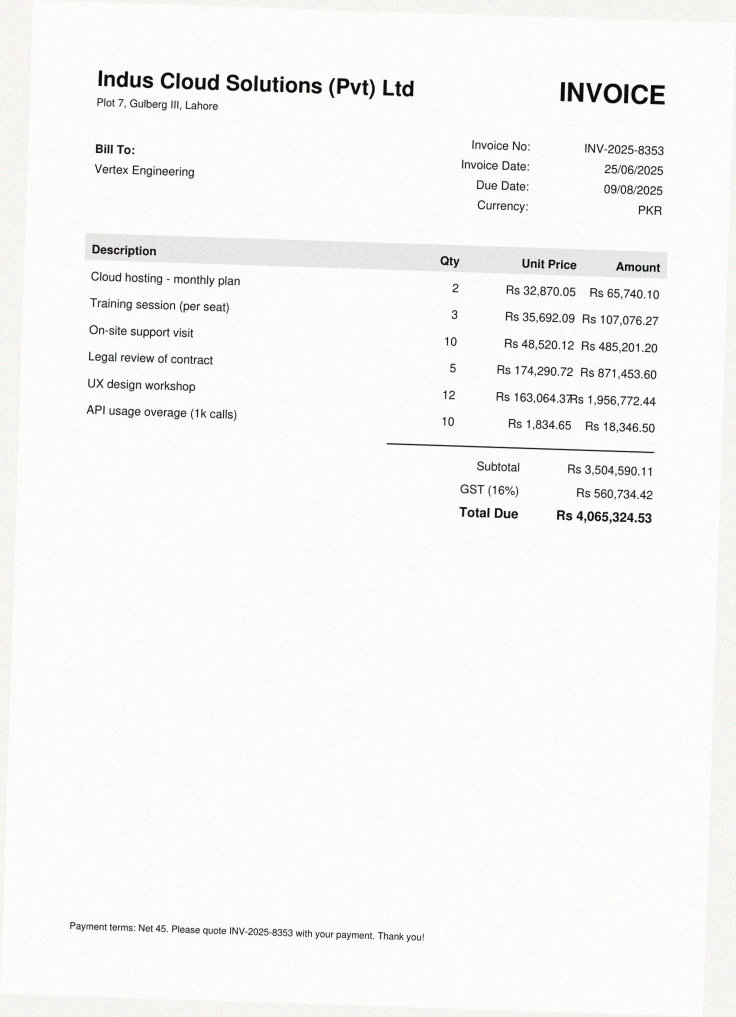
#> input picture examples/invoice_scanned.jpg, 1472 x 2034 px (shown at 1/2 size)
$ python -i preprocess.py   (imports and definitions only)
#> lines starting #> are read from the running program, lines starting #| are printed output that depends on the picture; after the words box and inside, x2 and y2 are one past the last pixel; in counts of white or black regions, pixels touching at a corner belong together
"""OpenCV pre-processing for scanned pages: upscale, denoise and deskew."""

from __future__ import annotations

from dataclasses import dataclass, field

import cv2
import numpy as np

_MIN_OCR_WIDTH = 1400
_MAX_SKEW_DEG = 8.0


@dataclass
class Preprocessed:
    """`ocr_image` is fed to OCR; `display_image` is what users see (same geometry / `scale`)."""

    ocr_image: np.ndarray
    display_image: np.ndarray
    scale: float
    steps: list[str] = field(default_factory=list)


def estimate_skew(gray: np.ndarray) -> float:
    """Estimate text skew in degrees with a projection-profile search (robust to borders)."""
    small_w = 800
    factor = small_w / gray.shape[1] if gray.shape[1] > small_w else 1.0
    small = cv2.resize(gray, None, fx=factor, fy=factor, interpolation=cv2.INTER_AREA)
    _, binary = cv2.threshold(small, 0, 255, cv2.THRESH_BINARY_INV + cv2.THRESH_OTSU)
    h, w = binary.shape
    centre = (w / 2, h / 2)

    def score(angle: float) -> float:
        matrix = cv2.getRotationMatrix2D(centre, angle, 1.0)
        rotated = cv2.warpAffine(binary, matrix, (w, h), flags=cv2.INTER_NEAREST, borderValue=0)
        profile = rotated.sum(axis=1, dtype=np.float64)
        return float(np.var(profile))

    coarse = max(np.arange(-_MAX_SKEW_DEG, _MAX_SKEW_DEG + 0.01, 1.0), key=score)
    fine = max(np.arange(coarse - 1.0, coarse + 1.01, 0.1), key=score)
    return round(float(fine), 2)


def rotate(image: np.ndarray, angle: float) -> np.ndarray:
    h, w = image.shape[:2]
    matrix = cv2.getRotationMatrix2D((w / 2, h / 2), angle, 1.0)
    border = (255, 255, 255) if image.ndim == 3 else 255
    return cv2.warpAffine(
        image,
        matrix,
        (w, h),
        flags=cv2.INTER_CUBIC,
        borderMode=cv2.BORDER_CONSTANT,
        borderValue=border,
    )


def noise_level(gray: np.ndarray) -> float:
    """Rough noise estimate: mean absolute difference from a median-filtered copy."""
    return float(np.mean(cv2.absdiff(gray, cv2.medianBlur(gray, 3))))


def preprocess(image_rgb: np.ndarray) -> Preprocessed:
    """Clean a page image for OCR. Steps are only applied when they are likely to help."""
    steps: list[str] = []
    display = image_rgb
    gray = cv2.cvtColor(image_rgb, cv2.COLOR_RGB2GRAY)

    angle = estimate_skew(gray)
    if abs(angle) >= 0.3:
        display = rotate(display, angle)
        gray = rotate(gray, angle)
        steps.append(f"deskew({angle:+.1f}deg)")

    scale = 1.0
    if gray.shape[1] < _MIN_OCR_WIDTH:
        scale = _MIN_OCR_WIDTH / gray.shape[1]
        gray = cv2.resize(gray, None, fx=scale, fy=scale, interpolation=cv2.INTER_CUBIC)
        steps.append(f"upscale(x{scale:.2f})")

    if noise_level(gray) > 4.0:
        gray = cv2.fastNlMeansDenoising(gray, None, h=15, templateWindowSize=7, searchWindowSize=21)
        steps.append("denoise")

    return Preprocessed(
        ocr_image=cv2.cvtColor(gray, cv2.COLOR_GRAY2RGB),
        display_image=display,
        scale=scale,
        steps=steps,
    )

>>> import cv2
>>> picture = cv2.cvtColor(cv2.imread('../../../examples/invoice_scanned.jpg'), cv2.COLOR_BGR2RGB)
>>> result = preprocess(picture)
#> in estimate_skew, `_, binary = cv2.threshold(small, 0, 255, cv2.THRESH_BINARY_INV + cv2.T..`:
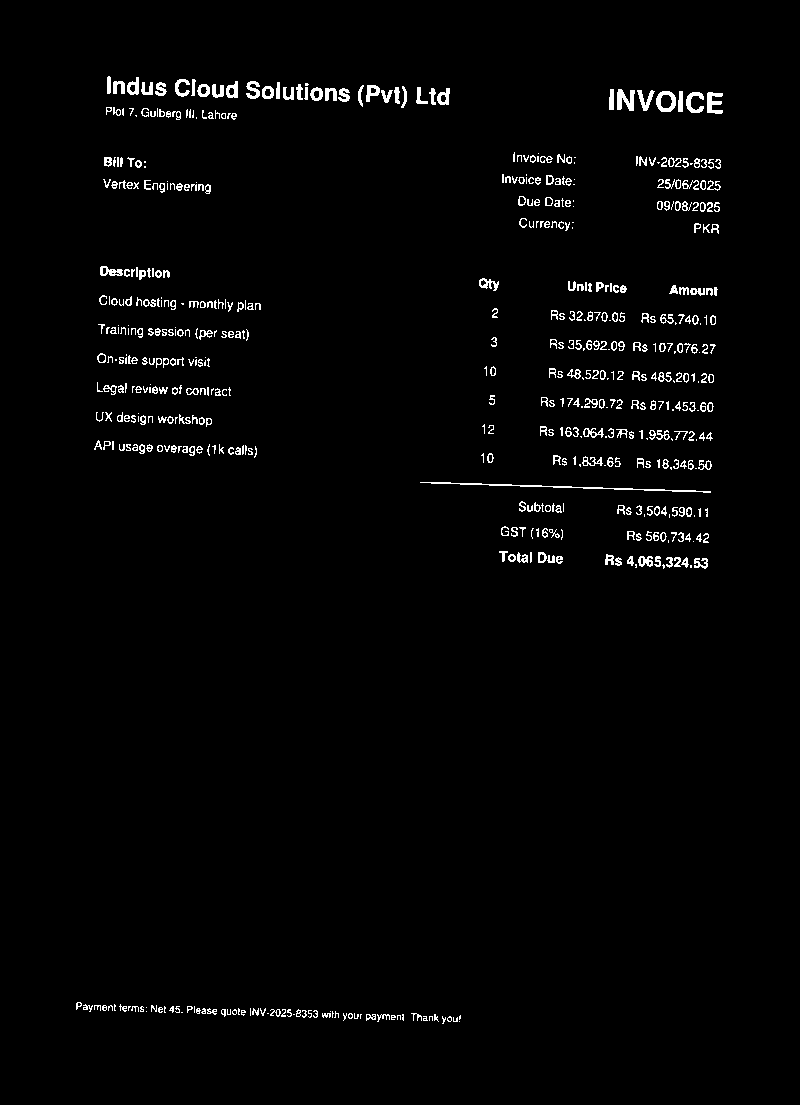
#> binary: shape (1105, 800); 2% white in thin lines or dots, all inside (x1, y1, x2, y2) = (76, 76, 723, 1024)
#> in score, `profile = rotated.sum(axis=1, dtype=np.float64)`: profile = 1105 values, max 20400 at index 86, min 0 at index 0, mean 4097.8
#> in estimate_skew, `coarse = max(np.arange(-_MAX_SKEW_DEG, _MAX_SKEW_DEG + 0.01, 1.0), key..`: coarse = 2
#> in score (call 35), `matrix = cv2.getRotationMatrix2D(centre, angle, 1.0)`: matrix = [[0.999, 0.0471, -25.58], [-0.0471, 0.999, 19.46]]
#> in score (call 35), `rotated = cv2.warpAffine(binary, matrix, (w, h), flags=cv2.INTER_NEARE..`:
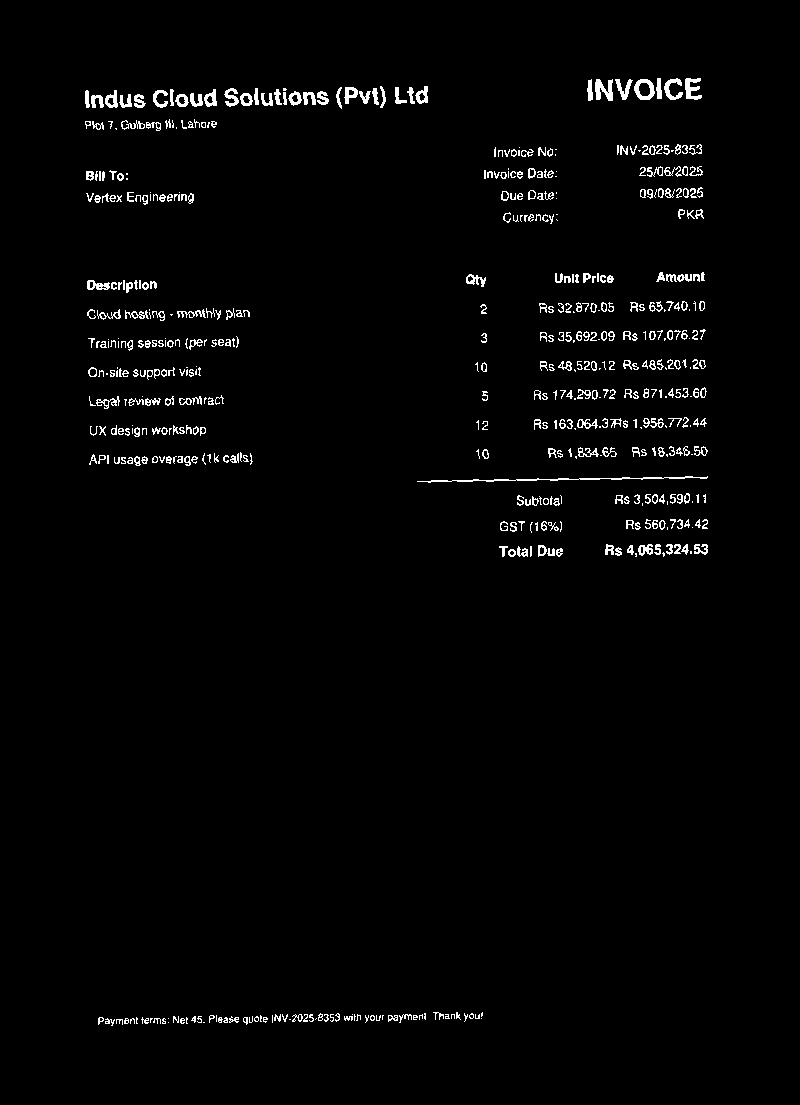
#> rotated: shape (1105, 800); 2% white in thin lines or dots, all inside (x1, y1, x2, y2) = (85, 78, 708, 1026)
#> in score (call 35), `profile = rotated.sum(axis=1, dtype=np.float64)`: profile = 1105 values, max 64005 at index 96, min 0 at index 0, mean 4096.4
#> in score (call 36), `matrix = cv2.getRotationMatrix2D(centre, angle, 1.0)`: matrix = [[0.999, 0.0488, -26.51], [-0.0488, 0.999, 20.2]]
#> in score (call 36), `rotated = cv2.warpAffine(binary, matrix, (w, h), flags=cv2.INTER_NEARE..`:
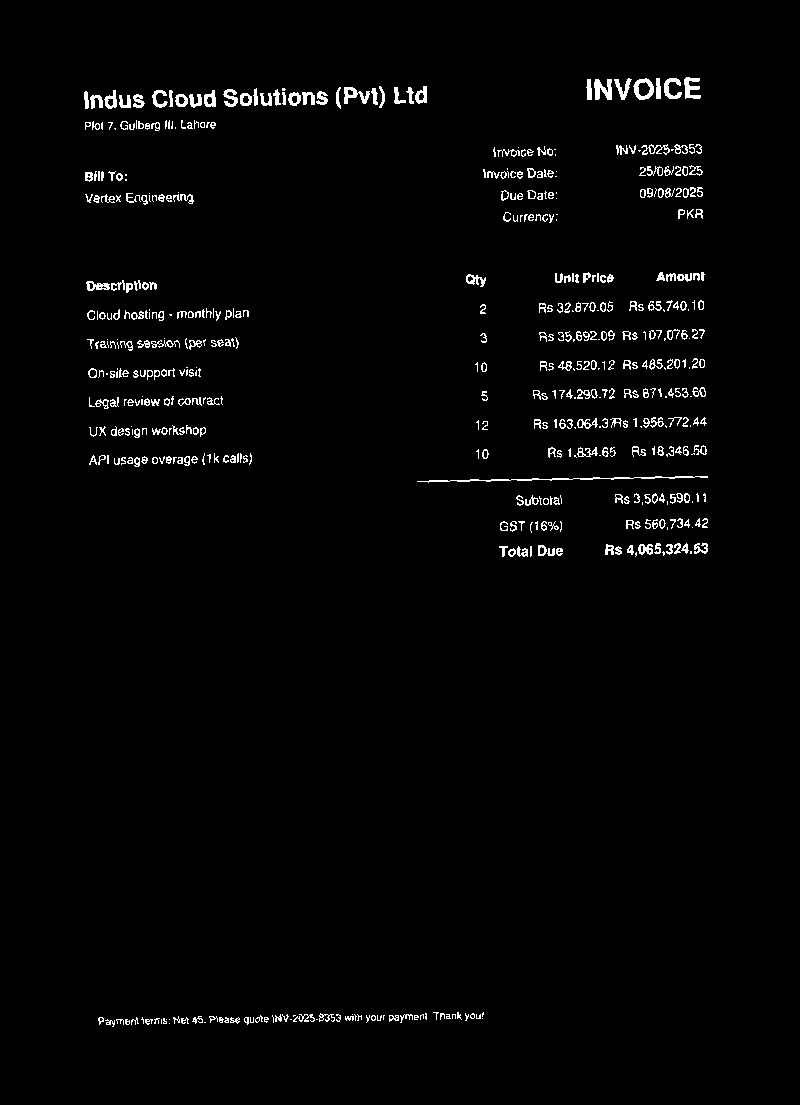
#> rotated: shape (1105, 800); 2% white in thin lines or dots, all inside (x1, y1, x2, y2) = (84, 77, 708, 1027)
#> in score (call 36), `profile = rotated.sum(axis=1, dtype=np.float64)`: profile = 1105 values, max 62985 at index 96, min 0 at index 0, mean 4094.3
#> in score (call 37), `matrix = cv2.getRotationMatrix2D(centre, angle, 1.0)`: matrix = [[0.999, 0.0506, -27.44], [-0.0506, 0.999, 20.94]]
#> in score (call 37), `rotated = cv2.warpAffine(binary, matrix, (w, h), flags=cv2.INTER_NEARE..`:
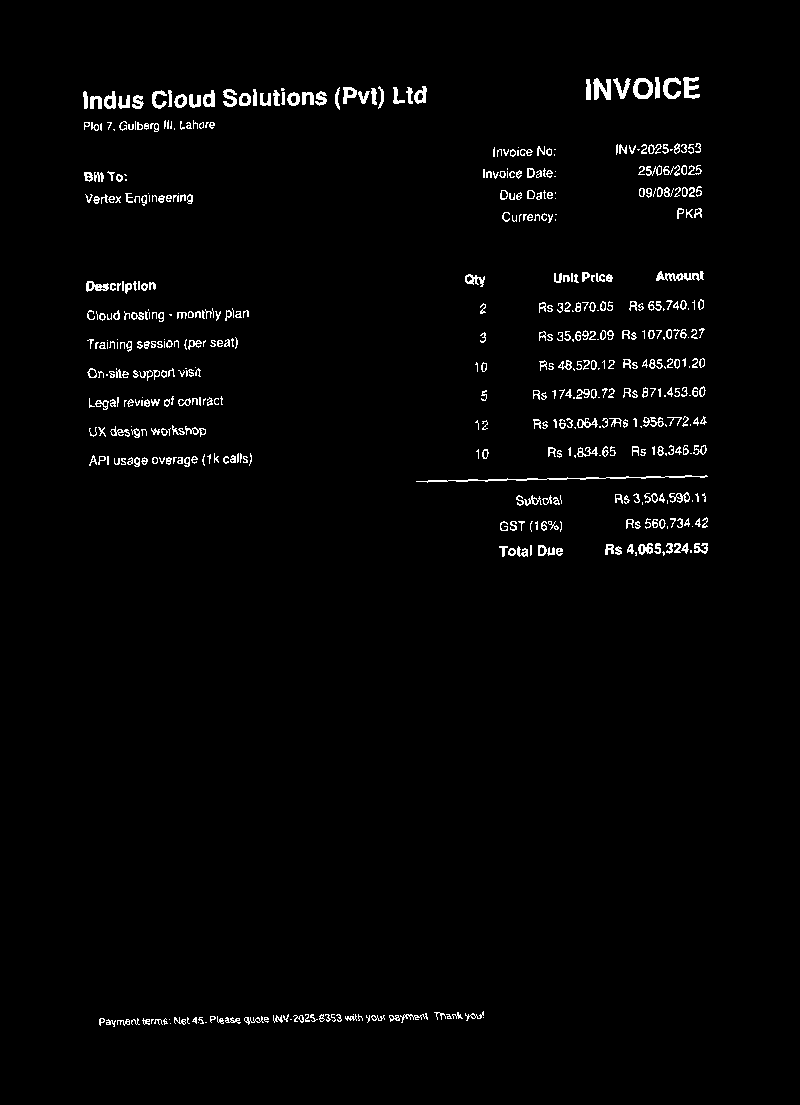
#> rotated: shape (1105, 800); 2% white in thin lines or dots, all inside (x1, y1, x2, y2) = (83, 77, 708, 1027)
#> in score (call 37), `profile = rotated.sum(axis=1, dtype=np.float64)`: profile = 1105 values, max 61455 at index 96, min 0 at index 0, mean 4098.2
#> in estimate_skew, `fine = max(np.arange(coarse - 1.0, coarse + 1.01, 0.1), key=score)`: fine = 1.9
#> in rotate, `matrix = cv2.getRotationMatrix2D((w / 2, h / 2), angle, 1.0)`: matrix = [[0.999, 0.0332, -33.31], [-0.0332, 0.999, 24.96]]
#> in rotate, `return cv2.warpAffine( image, matrix, (w, h), flags=cv2.INTER_CUBIC, b..`:
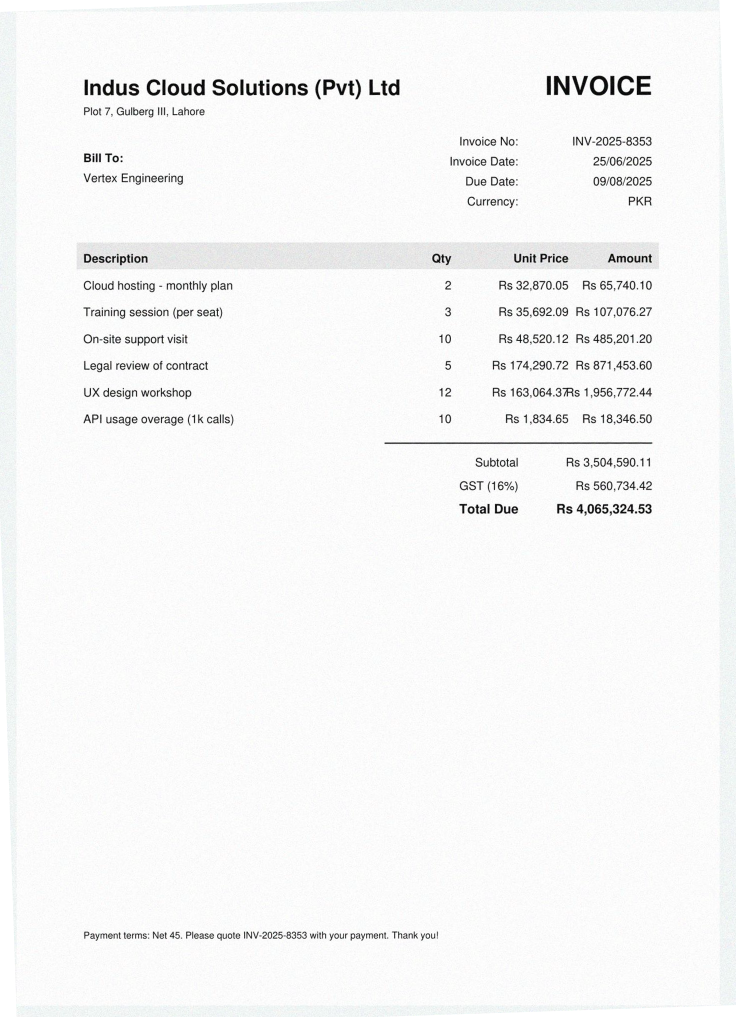
#> returned value: shape (2034, 1472, 3) (shown at 1/2 size); mean of channels 0, 1, 2 246.5, 246.5, 246.3; drawn as B, G, R

$ run again, on examples/receipt_scanned.jpg
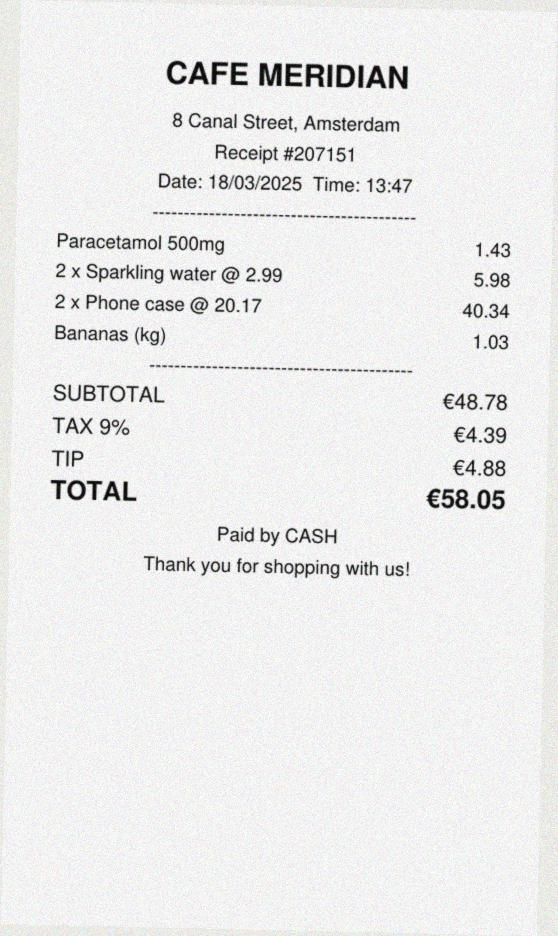
#> input picture examples/receipt_scanned.jpg, 558 x 936 px
#> in estimate_skew, `_, binary = cv2.threshold(small, 0, 255, cv2.THRESH_BINARY_INV + cv2.T..`:
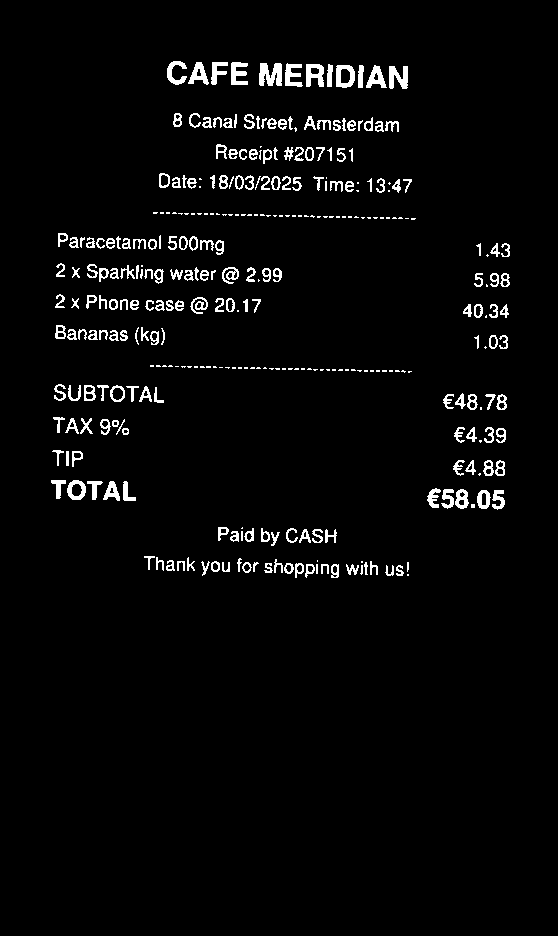
#> binary: shape (936, 558); 3.3% white; 329 white regions (110 under 20 px), largest, box (x1, y1, x2, y2) and area: (259, 63, 282, 86) 399, (389, 66, 408, 89) 301, (306, 64, 324, 87) 288
#> rotated: shape (936, 558); 3.3% white in thin lines or dots, all inside (x1, y1, x2, y2) = (51, 50, 539, 593)
#> profile = 936 values, max 23715 at index 81, min 0 at index 0, mean 4663
#> rotated: shape (936, 558); 3.3% white in thin lines or dots, all inside (x1, y1, x2, y2) = (51, 51, 535, 591)
#> rotated: shape (936, 558); 3.3% white in thin lines or dots, all inside (x1, y1, x2, y2) = (51, 52, 532, 589)
#> rotated: shape (936, 558); 3.3% white in thin lines or dots, all inside (x1, y1, x2, y2) = (51, 53, 529, 587)
#> rotated: shape (936, 558); 3.3% white in thin lines or dots, all inside (x1, y1, x2, y2) = (51, 55, 525, 585)
#> rotated: shape (936, 558); 3.3% white in thin lines or dots, all inside (x1, y1, x2, y2) = (51, 56, 521, 583)
#> rotated: shape (936, 558); 3.3% white in thin lines or dots, all inside (x1, y1, x2, y2) = (51, 58, 518, 580)
#> rotated: shape (936, 558); 3.3% white in thin lines or dots, all inside (x1, y1, x2, y2) = (51, 59, 514, 579)
#> rotated: shape (936, 558); 3.3% white in thin lines or dots, all inside (x1, y1, x2, y2) = (51, 63, 507, 578)
#> rotated: shape (936, 558); 3.3% white in thin lines or dots, all inside (x1, y1, x2, y2) = (49, 62, 506, 579)
#> rotated: shape (936, 558); 3.3% white in thin lines or dots, all inside (x1, y1, x2, y2) = (46, 60, 507, 580)
#> rotated: shape (936, 558); 3.3% white in thin lines or dots, all inside (x1, y1, x2, y2) = (42, 58, 507, 581)
#> rotated: shape (936, 558); 3.3% white in thin lines or dots, all inside (x1, y1, x2, y2) = (38, 56, 507, 582)
#> rotated: shape (936, 558); 3.3% white in thin lines or dots, all inside (x1, y1, x2, y2) = (35, 55, 508, 583)
#> rotated: shape (936, 558); 3.3% white in thin lines or dots, all inside (x1, y1, x2, y2) = (31, 53, 508, 585)
#> rotated: shape (936, 558); 3.3% white in thin lines or dots, all inside (x1, y1, x2, y2) = (27, 52, 508, 587)
#> coarse = 1
#> rotated: shape (936, 558); 3.3% white; 329 white regions (110 under 20 px), largest, box (x1, y1, x2, y2) and area: (258, 63, 281, 86) 399, (388, 66, 407, 89) 301, (305, 64, 323, 87) 288
#> rotated: shape (936, 558); 3.3% white; 329 white regions (110 under 20 px), largest, box (x1, y1, x2, y2) and area: (257, 63, 280, 86) 399, (387, 65, 406, 88) 301, (304, 64, 322, 87) 288
#> rotated: shape (936, 558); 3.3% white; 328 white regions (110 under 20 px), largest, box (x1, y1, x2, y2) and area: (256, 63, 279, 86) 399, (386, 65, 405, 88) 301, (303, 64, 321, 87) 288
#> rotated: shape (936, 558); 3.3% white in thin lines or dots, all inside (x1, y1, x2, y2) = (51, 62, 508, 578)
#> rotated: shape (936, 558); 3.3% white; 329 white regions (110 under 20 px), largest, box (x1, y1, x2, y2) and area: (255, 63, 278, 86) 399, (385, 65, 404, 88) 301, (302, 64, 320, 87) 288
#> rotated: shape (936, 558); 3.3% white; 329 white regions (110 under 20 px), largest, box (x1, y1, x2, y2) and area: (254, 63, 277, 86) 399, (384, 64, 403, 88) 301, (301, 64, 319, 87) 288
#> rotated: shape (936, 558); 3.3% white in thin lines or dots, all inside (x1, y1, x2, y2) = (51, 62, 507, 578)
#> rotated: shape (936, 558); 3.3% white in thin lines or dots, all inside (x1, y1, x2, y2) = (51, 63, 506, 578)
#> rotated: shape (936, 558); 3.3% white in thin lines or dots, all inside (x1, y1, x2, y2) = (50, 62, 506, 578)
#> rotated: shape (936, 558); 3.3% white in thin lines or dots, all inside (x1, y1, x2, y2) = (49, 62, 506, 578)
#> fine = 1.3
#> in rotate, `matrix = cv2.getRotationMatrix2D((w / 2, h / 2), angle, 1.0)`: matrix = [[1, 0.0227, -10.55], [-0.0227, 1, 6.45]]
#> in rotate, `return cv2.warpAffine( image, matrix, (w, h), flags=cv2.INTER_CUBIC, b..`:
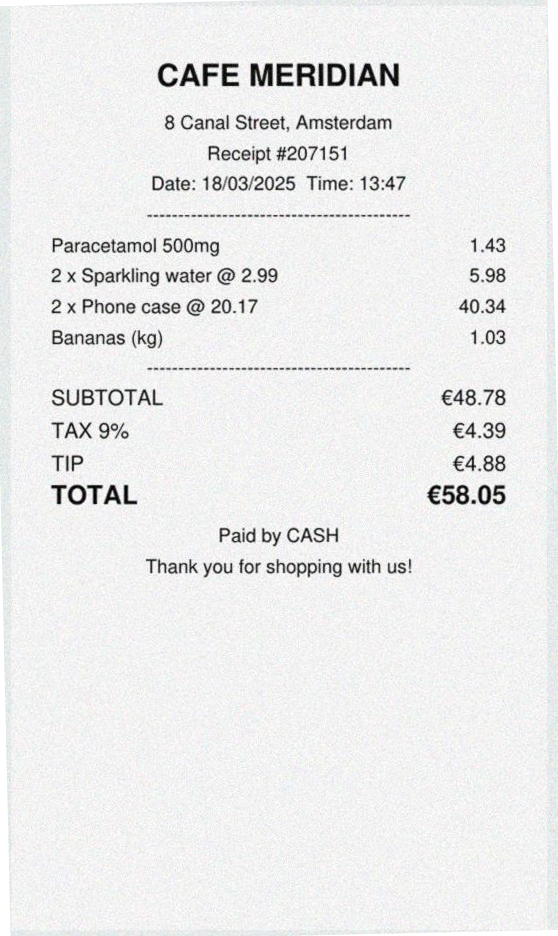
#> returned value: shape (936, 558, 3); mean of channels 0, 1, 2 236.1, 236.1, 235.9; drawn as B, G, R
